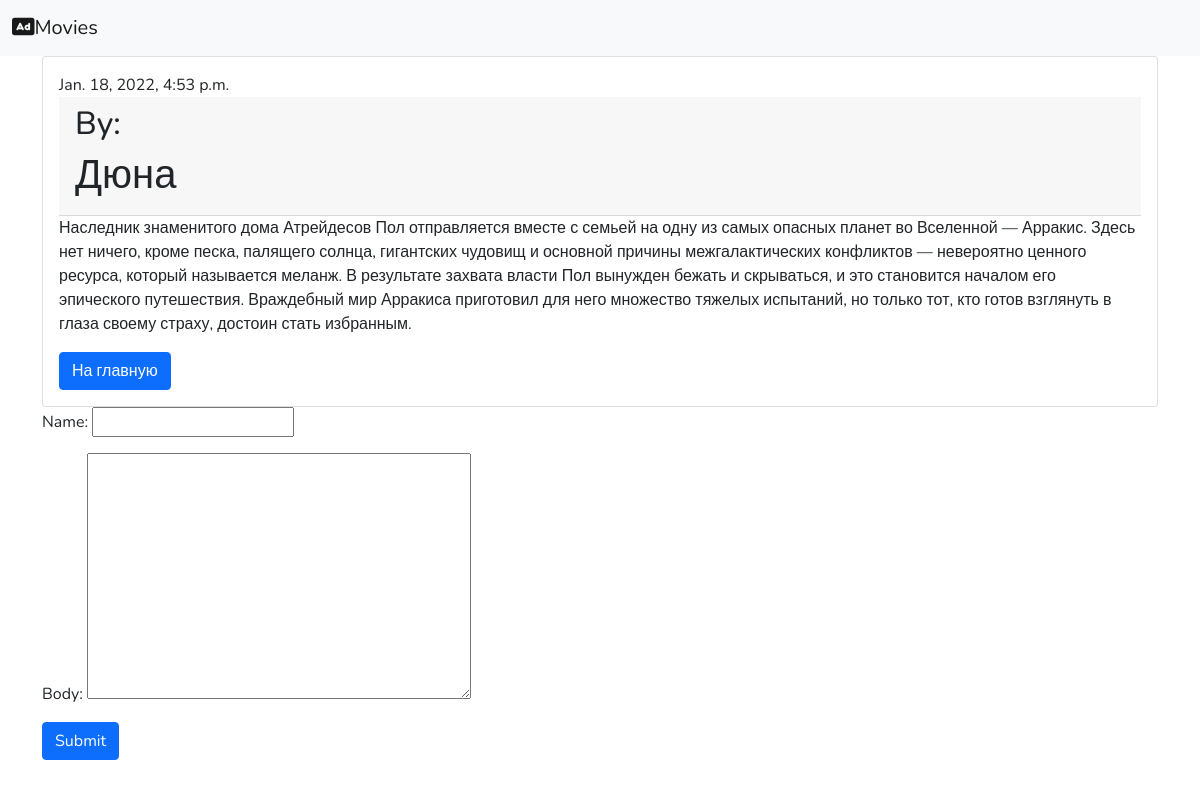
/post/5/, run on the app's committed database.
### blog/models.py (models this page shows, shortened)
class Post(models.Model):
    tags = TaggableManager()
    author = models.ForeignKey(settings.AUTH_USER_MODEL, on_delete=models.CASCADE)
    title = models.CharField(max_length=150)
    text = models.TextField()
    created = models.DateTimeField(default=timezone.now)
    category = models.CharField(max_length=150, default='something')

### blog/views.py (the view)
# urls.py: path('post/<int:pk>/', views.post_detail, name='post_detail'),
def post_detail(request, pk):
    post = get_object_or_404(Post, pk=pk)
    comments = post.comments.filter(active=True)
    if request.method == 'POST':
        comment_form = CommentForm(data=request.POST)
        if comment_form.is_valid():
            new_comment = comment_form.save(commit=False)
            new_comment.post = post
            new_comment.save()
    else:
        comment_form = CommentForm()
    return render(request, 'blog/post_detail.html', {'post': post,
                                                     'comments': comments,
                                                     'comment_form': comment_form})

### blog/forms.py
class CommentForm(ModelForm):
    class Meta:
        model = Comment
        fields = ('name', 'body')

### blog/templates/blog/post_detail.html (shortened to what this page needs)
{% extends 'blog/base.html' %}
{% block content %}
<div class="container">
    <div class="post">
    <div class="card">
    <div class="card-body">
        {% if post.created %}
            <div class="date">
                {{ post.created }}
            </div>
        {%  endif %}
        <div class="card-header">
        <h2>By: {{post.author.first_name}} {{post.author.last_name}}</h2>
        <h1>{{post.title}}</h1>
        </div>
        <div class="card-text">
        <p>{{post.text}}</p>
        </div>
        <a class="btn btn-primary" href="{% url 'post_list' %}" role="button">На главную</a>
    </div>
    </div>
    </div>
</div>
<div class="container">
<form action="" method="post"> {% csrf_token %}
    {{comment_form.as_p}}
    <input type="submit" class="btn btn-primary">
</form>
</div>
{% endblock %}

### blog/templates/blog/base.html (style rules this page uses)
body { font-family: 'Nunito', sans-serif }
a { text-decoration: none; }

### data on the page
Post: created "Jan. 18, 2022, 4:53 p.m.", title "Дюна", text "Наследник знаменитого дома Атрейдесов Пол отправляется вместе с семьей на одну из самых опасных планет во Вселенной — Арракис. Здесь нет ничего, кроме песка, палящего солнца, гигантских чудовищ и основной причины межгалактических конфликтов — невероятно ценного ресурса, который называется меланж. В результате захвата власти Пол вынужден бежать и скрываться, и это становится началом его эпического путешествия. Враждебный мир Арракиса приготовил для него множество тяжелых испытаний, но только тот, кто готов взглянуть в глаза своему страху, достоин стать избранным."
